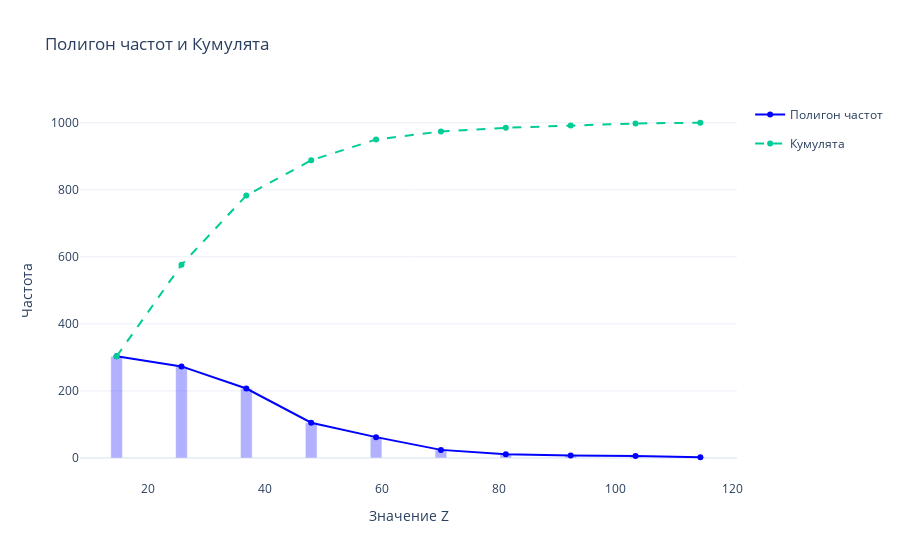

The notebook cell saved with this chart:
### Code cell
# Полигон частот и кумулята
fig = go.Figure()
fig.add_traces([
    go.Scatter(x=midpoints, y=freq_table,  marker=dict(color="blue"), mode='lines+markers', name='Полигон частот', legendgroup = "Полигон частот",),
    go.Bar(x=midpoints, y=freq_table, width=2, marker=dict(color="blue"),opacity=0.3, name='Полигон частот 0', showlegend=False, legendgroup = "Полигон частот")
])
fig.add_trace(go.Scatter(x=midpoints, y=cum_freq, mode='lines+markers', name='Кумулята', line=dict(dash='dash')))
fig.update_layout(title="Полигон частот и Кумулята", xaxis_title="Значение Z", yaxis_title="Частота", template="plotly_white")
fig.show()

### Figure 1 — Plotly figure (JSON) as saved in the notebook; plotly's stock layout.template omitted (floating-point values rounded to 4 significant figures)
{"data": [{"legendgroup": "Полигон частот", "marker": {"color": "blue"}, "mode": "lines+markers", "name": "Полигон частот", "type": "scatter", "x": [14.55, 25.65, 36.75, 47.85, 58.95, 70.05, 81.15, 92.25, 103.3, 114.4], "y": [303, 273, 207, 105, 62, 24, 11, 7, 6, 2]}, {"legendgroup": "Полигон частот", "marker": {"color": "blue"}, "name": "Полигон частот 0", "opacity": 0.3, "showlegend": false, "type": "bar", "width": 2, "x": [14.55, 25.65, 36.75, 47.85, 58.95, 70.05, 81.15, 92.25, 103.3, 114.4], "y": [303, 273, 207, 105, 62, 24, 11, 7, 6, 2]}, {"line": {"dash": "dash"}, "mode": "lines+markers", "name": "Кумулята", "type": "scatter", "x": [14.55, 25.65, 36.75, 47.85, 58.95, 70.05, 81.15, 92.25, 103.3, 114.4], "y": [303, 576, 783, 888, 950, 974, 985, 992, 998, 1000]}], "layout": {"title": {"text": "Полигон частот и Кумулята"}, "xaxis": {"title": {"text": "Значение Z"}}, "yaxis": {"title": {"text": "Частота"}}}}
